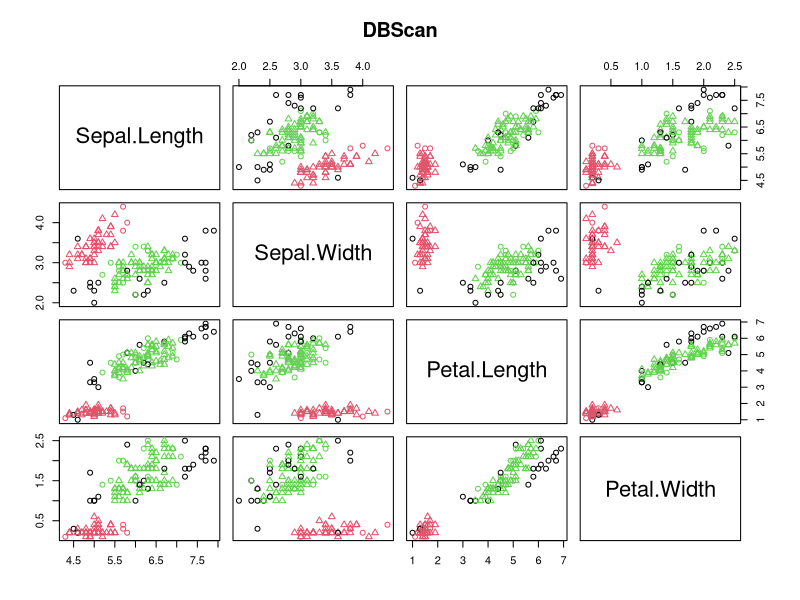
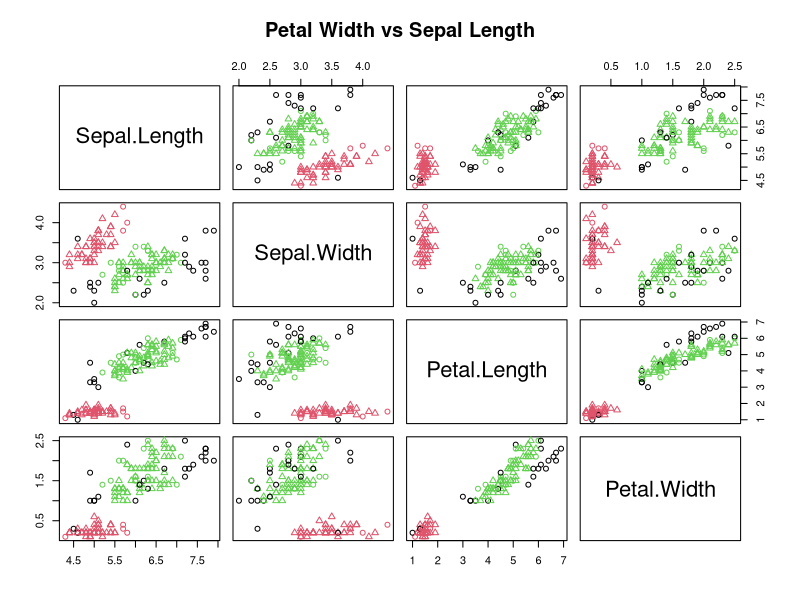

Write R code to recreate these figures, in order.
library(fpc)


data(iris)
str(iris)

iris_1 <- iris[-5]

set.seed(220)
Dbscan_cl <- dbscan(iris_1, eps = 0.45, MinPts = 5)
Dbscan_cl

Dbscan_cl$cluster
table(Dbscan_cl$cluster, iris$Species)

plot(Dbscan_cl, iris_1, main = "DBScan")
plot(Dbscan_cl, iris_1, main = "Petal Width vs Sepal Length")
